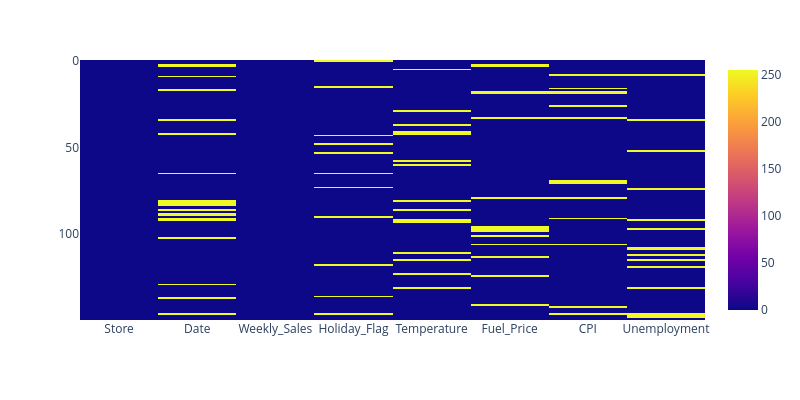

Notebook code cell kept with this figure:
### Code cell
print('Percentage of missing values per columns.')
display(df_cleaned_target.isna().sum() / df_cleaned_target.shape[0] * 100)

print('Display missing values.')
fig = px.imshow(df_cleaned_target.isna(), **GRAPH_SIZE_PARAMETERS).show()

### Figure 1 — Plotly figure (JSON) as saved in the notebook; plotly's stock layout.template omitted (floating-point values rounded to 4 significant figures; data arrays with more than 128 entries replaced by an {"elided": "..."} marker saying what was removed)
{"data": [{"coloraxis": "coloraxis", "hovertemplate": "x: %{x}<br>y: %{y}<br>color: %{z}<extra></extra>", "name": "0", "type": "heatmap", "x": ["Store", "Date", "Weekly_Sales", "Holiday_Flag", "Temperature", "Fuel_Price", "CPI", "Unemployment"], "xaxis": "x", "y": {"elided": "136 int values"}, "yaxis": "y", "z": {"elided": "136x8 int values"}}], "layout": {"coloraxis": {"colorscale": [[0, "#0d0887"], [0.1111, "#46039f"], [0.2222, "#7201a8"], [0.3333, "#9c179e"], [0.4444, "#bd3786"], [0.5556, "#d8576b"], [0.6667, "#ed7953"], [0.7778, "#fb9f3a"], [0.8889, "#fdca26"], [1, "#f0f921"]]}, "height": 400, "margin": {"t": 60}, "width": 800, "xaxis": {"anchor": "y", "constrain": "domain", "domain": [0, 1], "scaleanchor": "y"}, "yaxis": {"anchor": "x", "autorange": "reversed", "constrain": "domain", "domain": [0, 1]}}}
